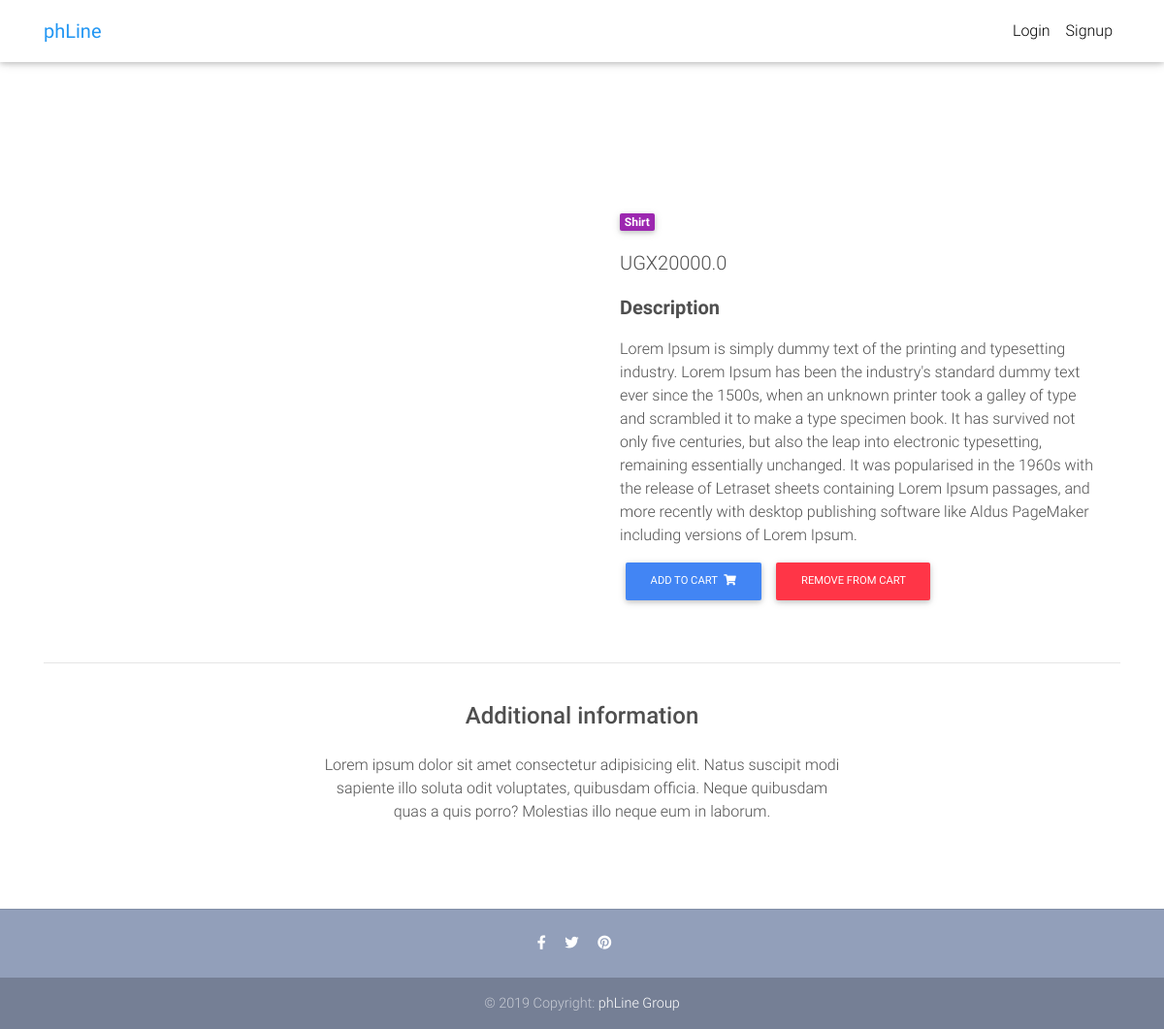
Page /product/test-product1/ on the committed database.
### core/models.py (models this page shows, shortened)
class Item(models.Model):
    title = models.CharField(max_length=120)
    price = models.FloatField()
    discount_price = models.FloatField(blank=True, null=True)
    category = models.CharField(choices=CATEGORY_CHOICES, max_length=2)
    label = models.CharField(choices=LABEL_CHOICES, max_length=1)
    description = models.TextField()
    slug = models.SlugField()
    def get_add_to_cart_url(self):
        return reverse("core:add-to-cart", kwargs={
            'slug': self.slug
        })
    def get_remove_from_cart_url(self):
        return reverse("core:remove-from-cart", kwargs={
            'slug': self.slug
        })

### core/views.py (the view)
# urls.py: path('product/<slug>/', ItemDetailView.as_view(), name='product'),
class ItemDetailView(DetailView):
    model = Item
    template_name = "product.html"

### templates/product.html (shortened to what this page needs)
{% extends "base.html" %}
{% block content %}
  <main class="mt-5 pt-4">
    <div class="container dark-grey-text mt-5">
      <div class="row wow fadeIn">
        <div class="col-md-6 mb-4">
        </div>
        <div class="col-md-6 mb-4">
          <div class="p-4">
            <div class="mb-3">
              <a href="">
                <span class="badge purple mr-1">{{ object.get_category_display }}</span>
              </a>
            </div>
            <p class="lead">
              {% if object.discount_price %}
              <span class="mr-1">
                <del>{{ object.price }}</del>
              </span>
              <span>UGX{{ object.discount_price }}</span>
              {% else %}
              <span>UGX{{ object.price }}</span>
              {% endif %}
            </p>
            <p class="lead font-weight-bold">Description</p>
            <p>{{ object.description }}</p>
            <a href="{{ object.get_add_to_cart_url }}" class="btn btn-primary btn-md my-0 p">Add to cart
                <i class="fas fa-shopping-cart ml-1"></i>
              </a>
            <a href="{{ object.get_remove_from_cart_url }}" class="btn btn-danger btn-md my-0 p">Remove from cart
              </a>
          </div>
        </div>
      </div>
      <hr>
      <div class="row d-flex justify-content-center wow fadeIn">
        <div class="col-md-6 text-center">
          <h4 class="my-4 h4">Additional information</h4>
          <p>Lorem ipsum dolor sit amet consectetur adipisicing elit. Natus suscipit modi sapiente illo soluta odit
            voluptates,
            quibusdam officia. Neque quibusdam quas a quis porro? Molestias illo neque eum in laborum.</p>
        </div>
      </div>
      <div class="row wow fadeIn">
        <div class="col-lg-4 col-md-12 mb-4">
        </div>
        <div class="col-lg-4 col-md-6 mb-4">
        </div>
        <div class="col-lg-4 col-md-6 mb-4">
        </div>
      </div>
    </div>
  </main>
{% endblock content%}

### templates/base.html (shortened to what this page needs)
<!DOCTYPE html>
{% load static %}
<html lang="en">
<head>
  <link rel="stylesheet" href="https://use.fontawesome.com/releases/v5.8.1/css/all.css">
  <link href="{% static 'css/bootstrap.min.css' %}" rel="stylesheet">
  <link href="{% static 'css/mdb.min.css' %}" rel="stylesheet">
  <link href="{% static 'css/style.min.css' %}" rel="stylesheet">
</head>
{% include "navbar.html" %}
<body>
    <div class="mt-5 pt-4">
    </div>
    {% block content %}
    {% endblock content %}
    {% include "footer.html" %}
</body>
</html>

### templates/navbar.html (shortened to what this page needs)
  <nav class="navbar fixed-top navbar-expand-lg navbar-light white scrolling-navbar">
    <div class="container">
      <a class="navbar-brand waves-effect" href="https://mdbootstrap.com/docs/jquery/" target="_blank">
        <strong class="blue-text">phLine</strong>
      </a>
      <div class="collapse navbar-collapse" id="navbarSupportedContent">
        <ul class="navbar-nav nav-flex-icons">
          {% if request.user.is_authenticated %}
          <li class="nav-item">
            <a class="nav-link waves-effect">
              <span class="badge red z-depth-1 mr-1"> 1 </span>
              <i class="fas fa-shopping-cart"></i>
              <span class="clearfix d-none d-sm-inline-block"> Cart </span>
            </a>
          </li>
          <li class="nav-item">
            <a class="nav-link waves-effect" href="{% url 'account_logout' %}">
              <span class="clearfix d-none d-sm-inline-block"> Logout </span>
            </a>
          </li>
          {% else %}
          <li class="nav-item">
            <a class="nav-link waves-effect" href="{% url 'account_login' %}">
              <span class="clearfix d-none d-sm-inline-block"> Login </span>
            </a>
          </li>
          <li class="nav-item">
            <a class="nav-link waves-effect" href="{% url 'account_signup' %}">
              <span class="clearfix d-none d-sm-inline-block"> Signup </span>
            </a>
          </li>
          {% endif %}
        </ul>
      </div>
    </div>
  </nav>

### templates/footer.html
<footer class="page-footer text-center font-small mt-4 wow fadeIn">
    <hr class="my-4">
    <div class="pb-4">
      <a href="#" target="_blank">
        <i class="fab fa-facebook-f mr-3"></i>
      </a>
      <a href="#" target="_blank">
        <i class="fab fa-twitter mr-3"></i>
      </a>
      <a href="#" target="_blank">
        <i class="fab fa-pinterest mr-3"></i>
      </a>
    </div>
    <div class="footer-copyright py-3">
      © 2019 Copyright:
      <a href="#" target="_blank"> phLine Group </a>
    </div>
  </footer>

### templates/scripts.html (shortened to what this page needs)
{% load static %}

### templates/base.html (style rules this page uses)
html, body, header, .carousel { height: 80vh; }

### rows in the picture
Item: category "Shirt", price "20000.0", description "Lorem Ipsum is simply dummy text of the printing and typesetting industry. Lorem Ipsum has been the industry's standard dummy text ever since the 1500s, when an unknown printer took a galley of type and scrambled it to make a type specimen book. It has survived not only five centuries, but also the leap into electronic typesetting, remaining essentially unchanged. It was popularised in the 1960s with the release of Letraset sheets containing Lorem Ipsum passages, and more recently with desktop publishing software like Aldus PageMaker including versions of Lorem Ipsum."
